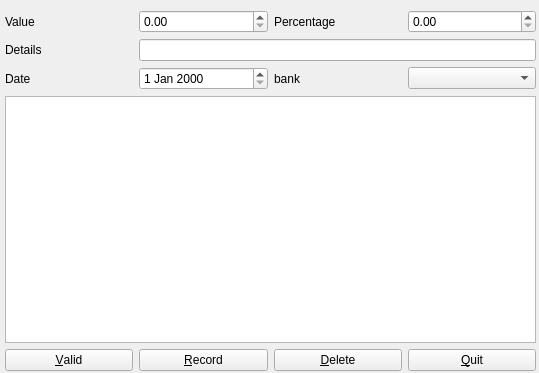
<?xml version="1.0" encoding="UTF-8"?>
<ui version="4.0">
 <class>MovementsViewerWidget</class>
 <widget class="QWidget" name="MovementsViewerWidget">
  <property name="geometry">
   <rect>
    <x>0</x>
    <y>0</y>
    <width>539</width>
    <height>373</height>
   </rect>
  </property>
  <property name="windowTitle">
   <string>Movements</string>
  </property>
  <widget class="QWidget" name="">
   <property name="geometry">
    <rect>
     <x>5</x>
     <y>10</y>
     <width>531</width>
     <height>361</height>
    </rect>
   </property>
   <layout class="QGridLayout" name="gridLayout">
    <item row="0" column="0">
     <widget class="QLabel" name="valueLabel">
      <property name="text">
       <string>Value</string>
      </property>
      <property name="buddy">
       <cstring>valueDoubleSpinBox</cstring>
      </property>
     </widget>
    </item>
    <item row="0" column="1">
     <widget class="QDoubleSpinBox" name="valueDoubleSpinBox"/>
    </item>
    <item row="0" column="2">
     <widget class="QLabel" name="percentLabel">
      <property name="text">
       <string>Percentage</string>
      </property>
      <property name="wordWrap">
       <bool>true</bool>
      </property>
      <property name="buddy">
       <cstring>percentDoubleSpinBox</cstring>
      </property>
     </widget>
    </item>
    <item row="0" column="3">
     <widget class="QDoubleSpinBox" name="percentDoubleSpinBox"/>
    </item>
    <item row="1" column="0">
     <widget class="QLabel" name="detailsLabel">
      <property name="text">
       <string>Details</string>
      </property>
      <property name="wordWrap">
       <bool>true</bool>
      </property>
      <property name="buddy">
       <cstring>detailsEdit</cstring>
      </property>
     </widget>
    </item>
    <item row="1" column="1" colspan="3">
     <widget class="QLineEdit" name="detailsEdit"/>
    </item>
    <item row="2" column="0">
     <widget class="QLabel" name="dateLabel">
      <property name="text">
       <string>Date</string>
      </property>
      <property name="wordWrap">
       <bool>true</bool>
      </property>
      <property name="buddy">
       <cstring>dateEdit</cstring>
      </property>
     </widget>
    </item>
    <item row="2" column="1">
     <widget class="QDateEdit" name="dateEdit"/>
    </item>
    <item row="2" column="2">
     <widget class="QLabel" name="bankLabel">
      <property name="text">
       <string>bank</string>
      </property>
      <property name="buddy">
       <cstring>bankComboBox</cstring>
      </property>
     </widget>
    </item>
    <item row="2" column="3">
     <widget class="QComboBox" name="bankComboBox"/>
    </item>
    <item row="3" column="0" colspan="4">
     <widget class="QTableView" name="tableView"/>
    </item>
    <item row="4" column="0">
     <widget class="QPushButton" name="validButton">
      <property name="text">
       <string>&amp;Valid</string>
      </property>
     </widget>
    </item>
    <item row="4" column="1">
     <widget class="QPushButton" name="recordButton">
      <property name="text">
       <string>&amp;Record</string>
      </property>
     </widget>
    </item>
    <item row="4" column="2">
     <widget class="QPushButton" name="pushButton">
      <property name="text">
       <string>&amp;Delete</string>
      </property>
     </widget>
    </item>
    <item row="4" column="3">
     <widget class="QPushButton" name="quitButton">
      <property name="text">
       <string>&amp;Quit</string>
      </property>
     </widget>
    </item>
   </layout>
  </widget>
 </widget>
 <tabstops>
  <tabstop>valueDoubleSpinBox</tabstop>
  <tabstop>percentDoubleSpinBox</tabstop>
  <tabstop>detailsEdit</tabstop>
  <tabstop>dateEdit</tabstop>
  <tabstop>bankComboBox</tabstop>
  <tabstop>recordButton</tabstop>
  <tabstop>quitButton</tabstop>
  <tabstop>validButton</tabstop>
  <tabstop>pushButton</tabstop>
  <tabstop>tableView</tabstop>
 </tabstops>
 <resources/>
 <connections/>
</ui>
